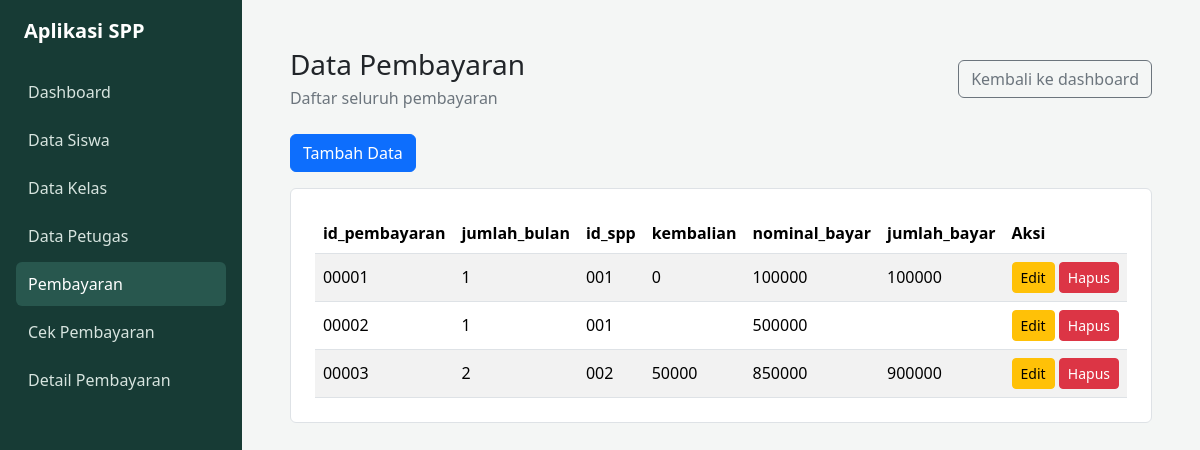
The app's page /datapembayaran.php with its own data.
### tables this page shows
CREATE TABLE `tb_pembayaran` (
  `id_pembayaran` varchar(11) NOT NULL,
  `status` enum('Belum Lunas','Sudah Lunas') NOT NULL,
  `nisn` varchar(10) NOT NULL,
  `tgl_bayar` date NOT NULL,
  `tgl_terakhir_bayar` date NOT NULL,
  `batas_pembayaran` date NOT NULL,
  `jumlah_bulan` varchar(10) NOT NULL,
  `id_spp` varchar(40) NOT NULL,
  `kembalian` varchar(100) NOT NULL,
  `nominal_bayar` varchar(100) NOT NULL,
  `jumlah_bayar` varchar(40) NOT NULL
);

### datapembayaran.php (the view, shortened to what this page needs)
<?php
require_once 'koneksi.php';
$result = mysqli_query($conn, "SELECT id_pembayaran, jumlah_bulan, id_spp, kembalian, nominal_bayar, jumlah_bayar FROM tb_pembayaran");
$queryError = $result === false;
$columns = $queryError ? [] : mysqli_fetch_fields($result);
?>
<!DOCTYPE html>
<html lang="id">
<head>
	<link rel="stylesheet" href="bootstrap/css/bootstrap.min.css">
</head>
<body>
	<div class="d-md-flex min-vh-100">
		<aside class="sidebar p-3">
			<a href="dashboard_admin.php" class="d-block text-white text-decoration-none fs-5 fw-semibold mb-4 px-2">
				Aplikasi SPP
			</a>
			<nav aria-label="Navigasi utama">
				<ul class="nav nav-pills flex-column gap-1">
					<li class="nav-item"><a class="nav-link" href="dashboard_admin.php">Dashboard</a></li>
					<li class="nav-item"><a class="nav-link" href="datasiswa.php">Data Siswa</a></li>
					<li class="nav-item"><a class="nav-link" href="datakelas.php">Data Kelas</a></li>
					<li class="nav-item"><a class="nav-link" href="datapetugas.php">Data Petugas</a></li>
					<li class="nav-item"><a class="nav-link active" href="datapembayaran.php" aria-current="page">Pembayaran</a></li>
					<li class="nav-item"><a class="nav-link" href="cekpembayaran.php">Cek Pembayaran</a></li>
					<li class="nav-item"><a class="nav-link" href="detaildatapembayaran.php">Detail Pembayaran</a></li>
				</ul>
			</nav>
		</aside>
		<main class="flex-grow-1 p-4 p-lg-5">
			<header class="d-flex flex-wrap justify-content-between align-items-center gap-3 mb-4">
				<div>
					<h1 class="h3 mb-1">Data Pembayaran</h1>
					<p class="text-secondary mb-0">Daftar seluruh pembayaran</p>
				</div>
				<a href="dashboard_admin.php" class="btn btn-outline-secondary">Kembali ke dashboard</a>
			</header>
            <div class="mb-3">
				<a href="pembayaran_tambah.php" class="btn btn-primary">Tambah Data</a>
			</div>
			<section class="bg-white border rounded-2 p-3 p-lg-4" aria-label="Daftar pembayaran">
				<?php if ($queryError): ?>
					<div class="alert alert-warning mb-0" role="alert">
						Pastikan tabel <code>pembayaran</code> sudah tersedia di database.
					</div>
				<?php elseif (mysqli_num_rows($result) === 0): ?>
					<p class="text-secondary mb-0">Belum ada data pembayaran.</p>
				<?php else: ?>
					<div class="table-responsive">
						<table class="table table-striped table-hover align-middle mb-0">
							<thead>
								<tr>
									<?php foreach ($columns as $column): ?>
										<th scope="col"><?= htmlspecialchars($column->name, ENT_QUOTES, 'UTF-8') ?></th>
									<?php endforeach; ?>
									<th scope="col">Aksi</th>
								</tr>
							</thead>
							<tbody>
								<?php while ($student = mysqli_fetch_assoc($result)): ?>
									<tr>
										<?php foreach ($columns as $column): ?>
											<td><?= htmlspecialchars((string) ($student[$column->name] ?? ''), ENT_QUOTES, 'UTF-8') ?></td>
										<?php endforeach; ?>
										<td class="text-nowrap">
											<a href="pembayaran_ubah.php?id_pembayaran=<?= urlencode((string) $student['id_pembayaran']) ?>" class="btn btn-sm btn-warning">Edit</a>
											<form method="post" action="pembayaran_hapus.php" class="d-inline" onsubmit="return confirm('Hapus data pembayaran ini?');">
												<button type="submit" class="btn btn-sm btn-danger">Hapus</button>
											</form>
										</td>
									</tr>
								<?php endwhile; ?>
							</tbody>
						</table>
					</div>
				<?php endif; ?>
			</section>
		</main>
	</div>
</body>
</html>

### datapembayaran.php (style rules this page uses)
body { min-height: 100vh; background: #f4f6f5; }
.sidebar { width: 250px; min-height: 100vh; background: #173b35; }
.sidebar .nav-link { color: #d7e4df; border-radius: 6px; padding: 10px 12px; }
.sidebar .nav-link:hover, .sidebar .nav-link.active { color: #fff; background: #28574e; }

### records on screen
tb_pembayaran: id_pembayaran "00001", jumlah_bulan "1", id_spp "001", kembalian "0", nominal_bayar "100000", jumlah_bayar "100000"
tb_pembayaran: id_pembayaran "00002", jumlah_bulan "1", id_spp "001", nominal_bayar "500000"
tb_pembayaran: id_pembayaran "00003", jumlah_bulan "2", id_spp "002", kembalian "50000", nominal_bayar "850000", jumlah_bayar "900000"

### other values on screen
$column->name "id_pembayaran"
$column->name "jumlah_bulan"
$column->name "id_spp"
$column->name "kembalian"
$column->name "nominal_bayar"
$column->name "jumlah_bayar"
